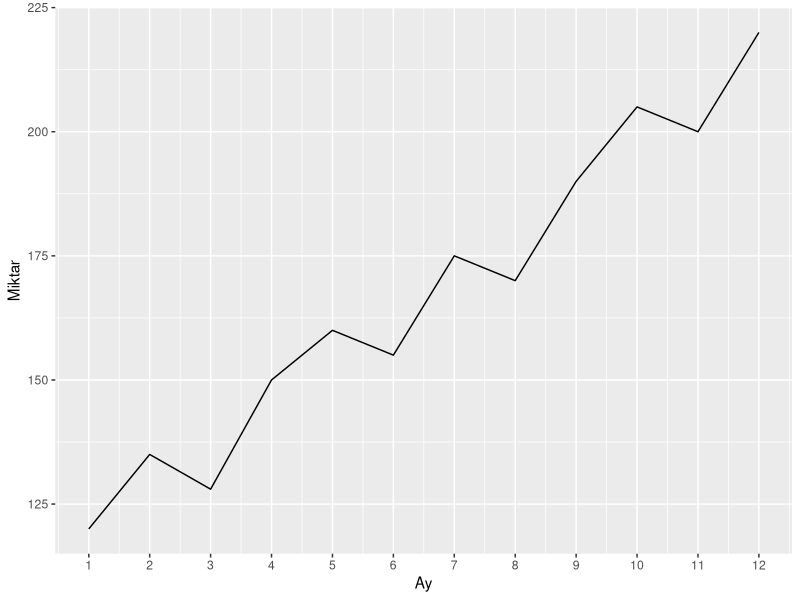
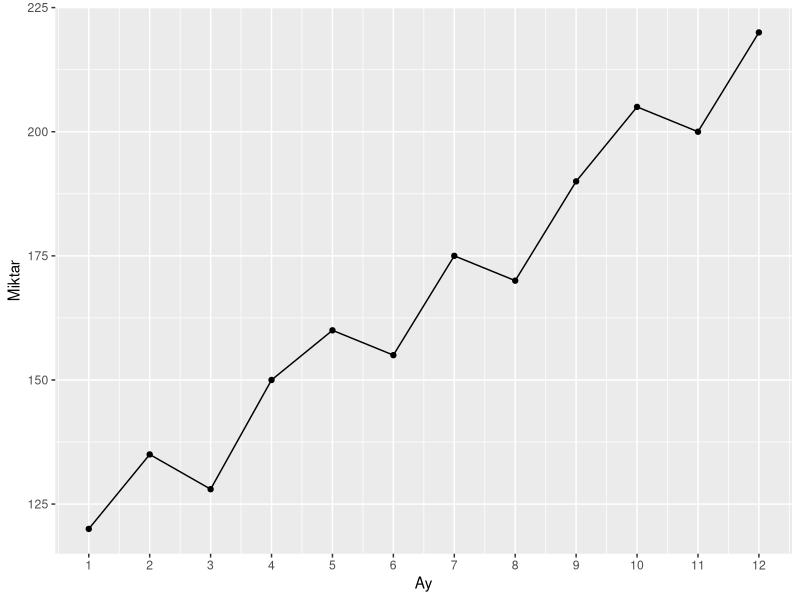

These figures' R source, in order:
## ============================================================
## VBA203 - VERİ GÖRSELLEŞTİRME
## Çizgi Grafiği - Line Graph
## ============================================================


## 1. GEREKLİ PAKETİN YÜKLENMESİ

library(ggplot2)
library (grid) #arrow() ve unit() için


## 2. VERİ SETİNİN OLUŞTURULMASI

# 2024 yılına ait 12 aylık örnek satış verisi

satis <- data.frame(
  Ay = 1:12,
  Miktar = c(120, 135, 128, 150, 160, 155,
             175, 170, 190, 205, 200, 220)
)


# Veri setini görüntüleyelim.


# Değişkenlerin yapısını inceleyelim.



## 3. TEMEL ÇİZGİ GRAFİĞİ

# geom_line() gözlemleri çizgilerle birleştirir.
# X ekseninde tarih, Y ekseninde satış miktarı bulunur.


  
#x eksenini düzenleyelim.

#breaks eksende gösterilecek konumları, 
#labels ise bu konumlarda yazılacak metinleri belirler.
  

ggplot(satis, aes(x = Ay, y = Miktar)) +
  geom_line() +
  scale_x_continuous(breaks = 1:12)
  


## 4. ÇİZGİNİN GÖRÜNÜMÜNÜ DÜZENLEME

# Çizginin rengini düzenleme ve nokta ekleme

# `color` komutu kullanılır ve istenen renk, 
# `geom_line( )` içinde çift tırnak " " işaretleri arasında yazılır.
#  gözlem noktaları geom_point() ile grafiğe eklenir. 

# Grafiği oluşturalım

ggplot(satis, aes(x = Ay, y = Miktar)) +
  geom_line() +
  geom_point()+
  scale_x_continuous(breaks = 1:12)


# Çizgi Biçimlendirme

# ggplot2 paketinde çizgilerin görünümünü değiştirmek için 
# linetype parametresi kullanılır. Bu parametre sayesinde çizgiler düz, 
# noktalı, kesikli veya nokta-çizgi gibi farklı biçimlerde gösterilebilir.
# ggplot2, farklı çizgi tipleri sunar. 
# İstenen çizgi tipini belirlemek için "linetype" parametresine 
# uygun bir değer atanır.


# Çizgi tipi	 Açıklama
# "solid"	     Düz çizgi
# "dashed"	   Kesikli çizgi
# "dotted"	   Noktalı çizgi
# "dotdash"	   Nokta-çizgi
# "longdash"	 Uzun kesikli çizgi
# "twodash"	   İki farklı uzunlukta kesikli çizgi








## ÇİZGİ KALINLIĞI (LINE SIZE)

# ggplot2 paketinde çizgi kalınlığını değiştirmek için
# linewidth parametresi kullanılır.
#
# linewidth değeri arttıkça çizgi kalınlaşır.
# Örneğin: 0.5, 1, 1.5, 2, 3


## Örnek 1: İnce çizgi




## Örnek 2: Orta kalınlıkta çizgi




## Örnek 3: Kalın çizgi




## Örnek 4: Çizgi kalınlığı, tipi ve rengini birlikte değiştirme



##ÇİZGİ GRAFİĞİNE OK EKLEME (ADDING ARROW)

# Çizgilerin uçlarına ok eklemek için arrow() kullanılır.
# arrow() fonksiyonu grid paketinde bulunmaktadır.

library(ggplot2)
library(grid)


## Örnek 1: Çizginin sonuna ok ekleme



## Örnek 2: Okun açısını değiştirme

# angle: Ok ucunun açısını belirler (derece).


## Örnek 3: Çizginin iki ucuna ok ekleme

# ends = "both": Çizginin başlangıcına ve sonuna ok ekler.


## Örnek 4: İçi dolu ok ekleme

# type = "closed": İçi dolu ok ucu oluşturur.
# type = "open": Açık ok ucu oluşturur.



## Örnek 5: Her iki uçta içi dolu ok

# Okun özelliklerini ayrı bir nesnede tanımlayabiliriz.


## ÇİZGİ GRAFİĞİNE VERİ ETİKETLERİ EKLEME

# geom_text() gözlemlerin değerlerini grafik üzerinde gösterir.
# label = Miktar: Satış miktarlarını etiket olarak kullanır.
# vjust = Veri etiketlerinin dikey konumunu belirler.


## Örnek 1: Temel veri etiketleri




# y EKSENİNİ BİÇİMLENDİRME
# Parametre	                  # Görevi
# limits = c(100, 250)	      # Y ekseninin alt ve üst sınırlarını belirler.
# breaks = seq(100, 250, 50)	# Y ekseninde 100, 150, 200 ve 250 değerlerini gösterir.




## 9. AYNI GRAFİKTE BİRDEN FAZLA ÇİZGİ OLUŞTURMA

## Veri setinin oluşturulması

satis2 <- data.frame(
  Ay = rep(1:12, 2),
  Urun = rep(c("Ürün A", "Ürün B"), each = 12),
  Miktar = c(
    120, 135, 128, 150, 160, 155,
    175, 170, 190, 205, 200, 220,
    100, 115, 125, 120, 140, 150,
    145, 165, 160, 180, 195, 210
  )
)

## Örnek 1: İki ürünün satışlarını aynı grafikte gösterme

# group = Urun: Her ürün için ayrı çizgi oluşturur.




## Örnek 2: Ürünleri farklı renklerle gösterme

# color = Urun: Her ürün için farklı renk kullanır.




## Örnek 3: Ürünleri farklı çizgi tipleriyle gösterme

# linetype = Urun: Her ürün için farklı çizgi tipi kullanır.




## 10. ÇİZGİ RENKLERİNİ DÜZENLEME

## Temel grafiği oluşturalım.



## Örnek 1: Brewer renk paleti kullanma

# scale_color_brewer(): Hazır renk paletlerini kullanır.
# palette: Kullanılacak renk paletini belirler.



## Örnek 2: Farklı bir Brewer renk paleti



## Örnek 3: Renkleri manuel belirleme

# scale_color_manual(): Renkleri kullanıcı belirler.




## Örnek 4: Gruplara özel renk atama



## 11. LEJANTIN KONUMUNU DEĞİŞTİRME

## Temel grafiğe renk paleti ekleyelim.




## Örnek 1: Lejantı üstte gösterme




## Örnek 2: Lejantı altta gösterme



## Örnek 3: Lejantı solda gösterme



## Örnek 4: Lejantı sağda gösterme



## Örnek 5: Lejantı kaldırma
